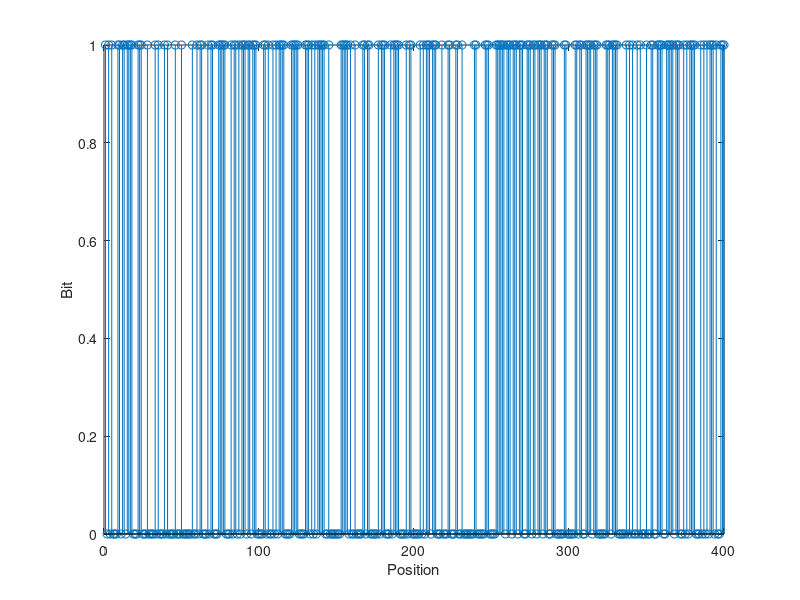

This chart was generated by the following MATLAB code: (Note: this script raises an error after producing the figure.)

% 1. Generate a binary sequence
N = 100;
bit_seq = randi([0 1], 1, 4*N);

% Plotting the binary sequence
stem(bit_seq);
xlabel('Position');
ylabel('Bit');

% 2. Convert the binary sequence to 16-PSK symbols

[X, X_i_n, X_q_n] = bits_to_PSK16(bit_seq)

% Plotting the real and imaginary parts of the symbols
figure;
stem(X_i_n, 'r'); % Real part
grid on;
hold on;
title('Real');
stem(X_q_n, 'b'); % Imaginary part
title('Imaginary');
hold off;
grid off;


%3
T = 10^(-2);
over = 10;
Ts = T / over;
A = 4;
a = 0.5;
Fs = 1 / Ts;
Nf = 2048;

% Generating SRRC pulse
[phi, t] = srrc_pulse(T, over, A, a);

% Upsample the signal X and apply pulse shaping
Xi_n_d = 1 / Ts * upsample(X_i_n, over);
Xq_n_d = 1 / Ts * upsample(X_q_n, over);

% Time vectors for plotting
t_X = 0:Ts:N*T-Ts;
t_conv = min(t) + min(t_X):Ts:max(t) + max(t_X);

% Convolve with the SRRC pulse
Xi_n_t = conv(phi, Xi_n_d);
Xq_n_t = conv(phi, Xq_n_d);

% Plotting the time-domain signals
figure();
plot(t_conv, Xi_n_t);
grid on;
title('X_I_N');

figure();
plot(t_conv, Xq_n_t);
grid on;
title('X_Q_N');

% Total duration of the signal
T_total = max(t_conv) - min(t_conv);

% Frequency vector for the periodogram
F = -Fs/2:(Fs/Nf):(Fs/2)-(Fs/Nf);

% Calculate the periodogram using FFT
FX_IN = fftshift(fft(Xi_n_t, Nf) * Ts);
FX_QN = fftshift(fft(Xq_n_t, Nf) * Ts);

% Calculate the power spectral density
PX_IN = (abs(FX_IN).^2) / T_total;
PX_QN = (abs(FX_QN).^2) / T_total;

% Plotting the periodogram
figure();
plot(F, PX_IN);
grid on;
title('PERIODOGRAM OF Xi_n');

figure();
plot(F, PX_QN);
grid on;
title('PERIODOGRAM OF Xq_n');

% 4. Modulate the symbols with carriers and plot the modulated signals

% Carrier frequency
F0 = 200;

% Generate cosine and sine carriers
cos_carrier = 2*cos(2*pi*F0*t_conv)';
sine_carrier = -2*sin(2*pi*F0*t_conv)';

% Modulate the symbols with carriers
XIt = Xi_n_t .* cos_carrier;
XQt = Xq_n_t .* sine_carrier;

% Plotting the modulated signals
figure();
plot(t_conv, XIt);
grid on;
title('Modulated Signal (I-component)');
xlabel('Time');
ylabel('Amplitude');

figure();
plot(t_conv, XQt);
grid on;
title('Modulated Signal (Q-component)');
xlabel('Time');
ylabel('Amplitude');

% Calculate the periodograms of the modulated signals
FX_I = fftshift(fft(XIt, Nf) * Ts);
FX_Q = fftshift(fft(XQt, Nf) * Ts);

PX_I = (abs(FX_I).^2) / T_total;
PX_Q = (abs(FX_Q).^2) / T_total;

% Plotting the periodograms
figure();
plot(F, PX_I);
grid on;
title('Periodogram of Modulated Signal (I-component)');
xlabel('Frequency');
ylabel('Power Spectral Density');

figure();
plot(F, PX_Q);
grid on;
title('Periodogram of Modulated Signal (Q-component)');
xlabel('Frequency');
ylabel('Power Spectral Density');



% 5. Combine the modulated signals and calculate the periodogram

% Combine the modulated signals to calculate channel input
Xt = XIt + XQt;

% Plotting the combined signal
figure();
plot(t_conv, Xt);
grid on;
title('Combined Modulated Signal');
xlabel('Time');
ylabel('Amplitude');

% Calculate the periodogram of the combined signal
X_F = FX_IN + FX_QN;

P_X = abs(X_F).^2 / T_total;

% Plotting the periodogram
figure();
plot(F, P_X);
grid on;
title('Periodogram of Combined Signal');
xlabel('Frequency');
ylabel('Power Spectral Density');



% 7. Add noise to the combined signal

% Signal-to-Noise Ratio (SNR) in decibels
SNRdB = 10;

% Calculate the variance of the white Gaussian noise
v_w = 1 / (Ts * 10^(SNRdB/10)); % Convert SNR to variance

% Calculate the standard deviation of the noise
v_n = Ts * v_w / 2; % Convert variance to standard deviation

% Generate white Gaussian noise samples
W_t = sqrt(v_n) * randn(length(t_conv), 1); % Generate noise samples

% Add the noise to the combined signal
Y_t = Xt + W_t; % Add noise to the combined signal

%8

Y_i_t = Y_t.*cos_carrier;
Y_q_t = Y_t.*sine_carrier;

t_conv_new = min(t_conv) + min(t) : Ts : max(t_conv) + max(t); % Define new time vector
T_total_new = max(t_conv_new) - min(t_conv_new); % Calculate total duration

%9

Y_i_filtered = conv(Y_i_t, phi) * Ts; % Convolve Y_i_t with pulse shaping filter
Y_q_filtered = conv(Y_q_t, phi) * Ts; % Convolve Y_q_t with pulse shaping filter


figure();
plot(t_conv_new, Y_i_filtered, 'r'); % Plot filtered Y_i_t
grid on;
title('FILTERED Y1_t');

figure();
plot(t_conv_new, Y_q_filtered, 'k'); % Plot filtered Y_q_t
grid on;
title('FILTERED Y2_t');

Y_i_filtered_F = fftshift(fft(Y_i_filtered, Nf) * Ts); % Perform Fourier transform on filtered Y_i_t
Y_q_filtered_F = fftshift(fft(Y_q_filtered, Nf) * Ts); % Perform Fourier transform on filtered Y_q_t


P_Y_i_filtered = (abs(Y_i_filtered_F).^2) / T_total_new; % Calculate power spectral density of Y_i_t
P_Y_q_filtered = (abs(Y_q_filtered_F).^2) / T_total_new; % Calculate power spectral density of Y_q_t

figure();
plot(F, P_Y_i_filtered); % Plot periodogram of Y_i_t
grid on;
title('PERIODOGRAM OF Y1_t');

figure();
plot(F, P_Y_q_filtered); % Plot periodogram of Y_q_t
grid on;
title('PERIODOGRAM OF Y2_t');

% 10. Sample the output of the adapted filters at the appropriate time instances and plot the output sequence Y using scatterplot

% Determine the sampling instances based on the symbol rate
Ts_symbol = Ts; % Symbol duration
t_symbol = 0:Ts_symbol:T_total_new-Ts_symbol; % Time instances for sampling

% Sample the filtered signals at the symbol rate
Y_i_sampled = Y_i_filtered(1:over:end); % Sampled Y_i_filtered
Y_q_sampled = Y_q_filtered(1:over:end); % Sampled Y_Q_filtered

% Create a scatterplot of the sampled output sequence Y
scatterplot(complex(Y_i_sampled, Y_q_sampled));
title('Scatterplot of the Output Sequence Y');

%b1
j=1;
for SNRdB=-2:2:16
    sum_num_symbol_errors=0;
    sum_num_bit_errors=0;
    for K=1:1000
        N=100;
        bit_seq = randi([0 1], 1, 4*N);
        X=bits_to_PSK16(bit_seq);
        T=10^-2;
        over=10;
        Ts=T/over;
        A=4;
        a=0.5;
        Fs=1/Ts;
        Nf=2048;
        DT=Fs/Nf;
        [phi, t] = srrc_pulse(T, over, A, a);

        % Upsample the signal X and apply pulse shaping
        Xi_n_d = 1 / Ts * upsample(X_i_n, over);
        Xq_n_d = 1 / Ts * upsample(X_q_n, over);
        
        % Time vectors for plotting
        t_X = 0:Ts:N*T-Ts;
        t_conv = min(t) + min(t_X):Ts:max(t) + max(t_X);
        
        % Convolve with the SRRC pulse
        Xi_n_t = conv(phi, Xi_n_d);
        Xq_n_t = conv(phi, Xq_n_d);
        
                F0 = 200;
        
        % Generate cosine and sine carriers
        cos_carrier = 2*cos(2*pi*F0*t_conv)';
        sine_carrier = -2*sin(2*pi*F0*t_conv)';
        
        % Modulate the symbols with carriers
        XIt = Xi_n_t .* cos_carrier;
        XQt = Xq_n_t .* sine_carrier;

        
        Xt = XIt + XQt;

       % Calculate the variance of the white Gaussian noise
        v_w = 1 / (Ts * 10^(SNRdB/10)); % Convert SNR to variance
        
        % Calculate the standard deviation of the noise
        v_n = Ts * v_w / 2; % Convert variance to standard deviation
        
        % Generate white Gaussian noise samples
        W_t = sqrt(v_n) * randn(length(t_conv), 1); % Generate noise samples
        
        % Add the noise to the combined signal
        Y_t = Xt + W_t; % Add noise to the combined signal
       
        
        Y_i_t = Y_t.*cos_carrier;
        Y_q_t = Y_t.*sine_carrier;

        Y_i_filtered = conv(Y_i_t, phi) * Ts; % Convolve Y_i_t with pulse shaping filter
        Y_q_filtered = conv(Y_q_t, phi) * Ts; % Convolve Y_q_t with pulse shaping filter

      
        l=1;
        for k=2*A*over+1:over:length(t_conv_new)-2*A*over
           Y(l,1)=Y_i_filtered(k);
           Y(l,2)=Y_q_filtered(k);
           l=l+1;
        end

        [est_X,est_bit_seq]=detect_PSK16(Y);
        num_symbol_errors1 = symbol_errors(est_X,X);
        num_bit_errors1 = bit_errors(est_bit_seq, bit_seq); 
        sum_num_symbol_errors= sum_num_symbol_errors + num_symbol_errors1;
        sum_num_bit_errors= sum_num_bit_errors + num_bit_errors1;
    end
    PEsymbol(j)=sum_num_symbol_errors/(N*K);
    PEbit(j)=sum_num_bit_errors/(3*N*K);
    j=j+1;
end


%b2

i=1;
for SNRdB=-2:2:16     
     Pfsymbol(i)=0.75*erfc(sqrt(0.2*(10^(SNRdB/10))));
     i=i+1;
end 
SNRdB=-2:2:16;
figure();
semilogy(SNRdB,PEsymbol);
hold on;
semilogy(SNRdB,Pfsymbol);
grid on;
legend('PEsymbol','Pfsymbol');


%b3
Pfbit=Pfsymbol./2;
figure();
semilogy(SNRdB,PEbit);
hold on;
semilogy(SNRdB,Pfbit);
grid on;
legend('PEbit','Pfbit');

